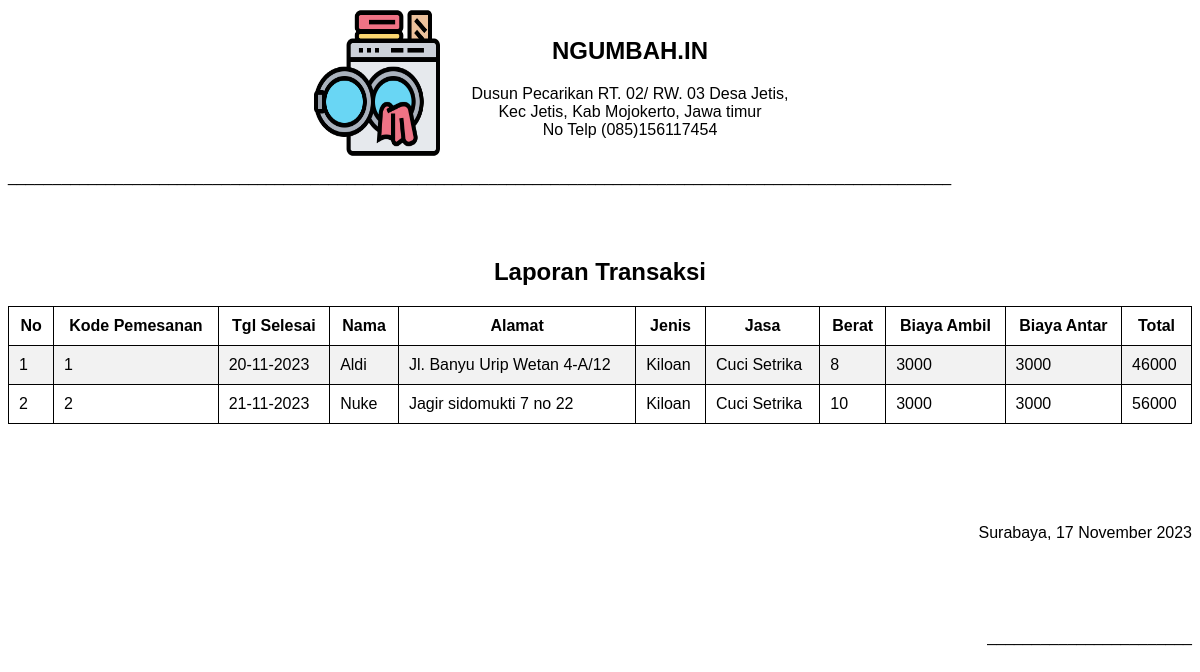
/admin/laporan_transaksi.php (signed in), run on the app's committed database.
### tables this page shows
CREATE TABLE `tb_detail_transaksi` (
  `id_detail_transaksi` int(11) NOT NULL,
  `id_boking` int(11) NOT NULL,
  `id_daftar` int(11) NOT NULL,
  `berat` varchar(100) NOT NULL,
  `biaya_ambil` varchar(100) NOT NULL,
  `biaya_antar` varchar(100) NOT NULL,
  `total` varchar(100) NOT NULL,
  `tgl_ambil` date NOT NULL
);

CREATE TABLE `tb_daftar` (
  `id_daftar` int(11) NOT NULL,
  `nama_pelanggan` varchar(100) NOT NULL,
  `username` varchar(100) NOT NULL,
  `password_pelanggan` varchar(100) NOT NULL,
  `kontak_pelanggan` varchar(15) NOT NULL,
  `alamat_pelanggan` varchar(100) NOT NULL,
  `level` varchar(100) NOT NULL
);

CREATE TABLE `tb_boking` (
  `id_boking` int(11) NOT NULL,
  `id_daftar` int(11) NOT NULL,
  `jenis` varchar(100) NOT NULL,
  `jasa` enum('Cuci Basah','Cuci Kering','Cuci Setrika','Setrika') NOT NULL,
  `tgl_pemesanan` date NOT NULL,
  `status` varchar(255) NOT NULL DEFAULT 'Boking'
);

### admin/laporan_transaksi.php (the view, shortened to what this page needs)
<!DOCTYPE html>
<html>
<head>
</head>
<body>
    <div class="row">
        <div style="display: flex; align-items: center; justify-content: center">
            <img src="img/laundry-machine.png" alt="" width="130px" height="150px">
            <div style="text-align: center; margin-right: 100px; margin-left: 30px; margin-top: -80px;">
                <h2>NGUMBAH.IN</h2>
                <h8>Dusun Pecarikan RT. 02/ RW. 03 Desa Jetis,</h8>
                <div><h8>Kec Jetis, Kab Mojokerto, Jawa timur</h8></div>
                <h8>No Telp (085)156117454</h8>
            </div>
        </div>
    <p style="margin-top: -60px;">
    __________________________________________________________________________________________________________</p>
    </div>
    <?php function tgl_indo($tanggal){
      $bulan = array (
        1 =>   'Januari',
        'Februari',
        'Maret',
        'April',
        'Mei',
        'Juni',
        'Juli',
        'Agustus',
        'September',
        'Oktober',
        'November',
        'Desember'
      );
      $pecahkan = explode('-', $tanggal);
      return $pecahkan[2] . ' ' . $bulan[ (int)$pecahkan[1] ] . ' ' . $pecahkan[0];
    } ?>
    <br>
    <br>
    <h2 style="text-align: center">Laporan Transaksi</h2>
    <table border="1">
        <tr>
            <th style="text-align: center">No</th>
            <th style="text-align: center">Kode Pemesanan</th>
            <th style="text-align: center">Tgl Selesai</th>
            <th style="text-align: center">Nama</th>
            <th style="text-align: center">Alamat</th>
            <th style="text-align: center">Jenis</th>
            <th style="text-align: center">Jasa</th>
            <th style="text-align: center">Berat</th>
            <th style="text-align: center">Biaya Ambil</th>
            <th style="text-align: center">Biaya Antar</th>
            <th style="text-align: center">Total</th>
        </tr>
        <?php
            include '../koneksi.php';
            $no =1;
            $sql_daftar =mysqli_query($koneksi, "SELECT tb_detail_transaksi.*, tb_daftar.nama_pelanggan,
            tb_daftar.alamat_pelanggan, tb_boking.jenis, tb_boking.jasa FROM tb_detail_transaksi INNER JOIN tb_daftar
            ON tb_detail_transaksi.id_daftar = tb_daftar.id_daftar INNER JOIN tb_boking ON tb_detail_transaksi.id_boking
            = tb_boking.id_boking") or die (mysqli_error($koneksi));
            if(mysqli_num_rows($sql_daftar) > 0){
            while($data = mysqli_fetch_array($sql_daftar)){ ?>
                <tr>
                <td><?=$no++?></td>
                <td><?=$data['id_boking']?></td>
                <td><?php echo date("d-m-Y", strtotime($data['tgl_ambil'])) ?></td></td>
                <td><?=$data['nama_pelanggan']?></td>
                <td><?=$data['alamat_pelanggan']?></td>
                <td><?=$data['jenis']?></td>
                <td><?=$data['jasa']?></td>
                <td><?=$data['berat']?></td>
                <td><?=$data['biaya_ambil']?></td>
                <td><?=$data['biaya_antar']?></td>
                <td><?=$data['total']?></td>
                </tr>
                <?php
                }
                }
        ?>
    </table>
    <div class="signature_wrapper">
        <p>Surabaya, <?php echo tgl_indo(date("Y-m-d")); ?></p>
        <br>
        <br>
        <p class="font-weight-bold"><br>_______________________<br></p>
    </div>
</body>
</html>

### admin/laporan_transaksi.php (style rules this page uses)
body { font-family: Arial; color: black; }
img { margin-bottom: 70px; }
table { border-collapse: collapse; border-spacing: 0; width: 100%; margin: 0 auto; }
th, td { width: auto; text-align: left; padding: 10px 10px; border: 1px solid #000000; }
tr:nth-child(even) { background-color: #f2f2f2; }
.signature_wrapper { text-align: right; margin-top: 100px; }

### data on the page
tb_detail_transaksi: id_boking "1", tgl_ambil "20-11-2023", id_daftar.nama_pelanggan "Aldi", id_daftar.alamat_pelanggan "Jl. Banyu Urip Wetan 4-A/12", id_boking.jenis "Kiloan", id_boking.jasa "Cuci Setrika", berat "8", biaya_ambil "3000", biaya_antar "3000", total "46000"
tb_detail_transaksi: id_boking "2", tgl_ambil "21-11-2023", id_daftar.nama_pelanggan "Nuke", id_daftar.alamat_pelanggan "Jagir sidomukti 7 no 22", id_boking.jenis "Kiloan", id_boking.jasa "Cuci Setrika", berat "10", biaya_ambil "3000", biaya_antar "3000", total "56000"
